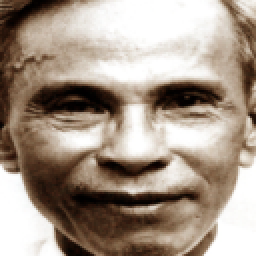
#> input picture face_data/10.png, 128 x 128 px (shown 2 times larger); its folder holds only this picture in this run
$ python face_recognition.py
#> lines starting #> are read from the running program, lines starting #| are printed output that depends on the picture
#> in main, img is the input picture: shape (128, 128, 3); mean B, G, R 136.5, 150, 165.1
### hog_extraction.py
import os
import cv2
# import sys
import numpy as np
import matplotlib.pyplot as plt


def calculateGradient(I):

    Dx = np.array([[-1, 0, 1]])
    Dy = np.array([[1, 0, -1]]).T

    # Đạo hàm theo hướng x
    Ix = np.zeros(I.shape)
    Ix[:, 1:-1] = -I[:, :-2] + I[:, 2:]
    Ix[:, 0] = -I[:, 0] + I[:, 1]
    Ix[:, -1] = -I[:, -2] + I[:, -1]

    # Đạo hàm theo hướng y
    Iy = np.zeros(I.shape)
    Iy[1:-1, :] = I[:-2, :] - I[2:, :]
    Iy[0, :] = I[0, :] - I[1, :]
    Iy[-1, :] = I[-2, :] - I[-1, :]

    return Ix, Iy


def magnitude_orientation(Ix, Iy):
    magnitude = np.sqrt(Ix**2 + Iy**2)
    orientation = np.arctan(Ix, Iy) * 180

    return magnitude, orientation


def normalizationBlock(feature_list):
    cnt = 0
    hog_feature = []
    cnt = 0
    for i in range(0, len(feature_list)-17):
        if (i+1) % 16 == 0:
            continue
        block_feature_1 = np.append(feature_list[i], feature_list[i+1])
        block_feature_2 = np.append(feature_list[i+16], feature_list[i+17])
        block_feature = np.append(block_feature_1, block_feature_2)

        # Chuẩn hóa theo chuẩn norm 2
        k = 0.0

        for j in range(0, len(block_feature)):
            k += (block_feature[j]**2)

        norm2 = np.sqrt(k)
        for j in range(0, len(block_feature)):
            block_feature[j] = block_feature[j]/norm2

        hog_feature += list(block_feature)

    hog_feature = np.array(hog_feature)

    return hog_feature


def calculateValueInBins(m, o, bins):
    # Dặt x là giá trị hướng
    # m là độ lớn
    x = o
    if x >= 180:
        x = x % 180
    if (x > 160 and x < 180):
        bins[0] += ((x - 160)/20) * m
        bin[int(160/20)] += ((180-x)/20) * m
    elif x % 20 == 0:
        bins[int(x/20)] += m
    else:
        # Tìm 2 bins có nhãn gần nhất với x và
        # chia giá trị độ lớn cho 2 bins đó
        for x1 in range(0, 160, 20):
            if x < x1:
                bins[int((x1-20)/20)] += ((x1-x)/20) * m
                bins[int(x1/20)] += ((x - (x1 - 20))/20) * m
                break


def createBins(magnitude, orientation):
    bins = np.array([0.0, 0.0, 0.0, 0.0, 0.0, 0.0, 0.0, 0.0, 0.0])
    for i in range(0, 8):
        for j in range(0, 8):
            calculateValueInBins(magnitude[i][j], orientation[i][j], bins)
    return bins


# [22 lines left out: functions drawHistogram, preprocessImage, not called in this run]


def hog_feature(I):
    feature_list = []
    h, w = I.shape
    cnt = 0
    for i in range(8, h+1, 8):
        for j in range(8, w+1, 8):
            cell = I[i-8:i, j-8:j]
            Ix, Iy = calculateGradient(cell)
            magnitude, orientation = magnitude_orientation(Ix, Iy)

            bins = createBins(magnitude, orientation)
            feature_list.append(bins)
    hog_feature = normalizationBlock(feature_list)
    return hog_feature


def extract_hog_feature(img):
    # Chuyển đổi ảnh về mức xám
    gray = cv2.cvtColor(img, cv2.COLOR_RGB2GRAY)
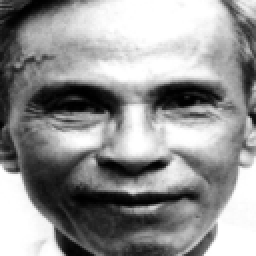
#> gray: shape (128, 128) (shown 2 times larger); min 0, max 255, mean 147.7

    # Trích xuất đặc trưng vùng trán
    I = gray[0:32, 0:128]
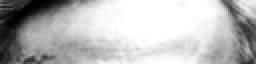
#> I: shape (32, 128) (shown 2 times larger); min 0, max 255, mean 184.7
    hog_feature_tran = hog_feature(I)
#> the loop in normalizationBlock, `for i in range(0, len(feature_list)-17):` made 47 passes

    # Trích xuất đậc trưng vùng mắt
    I = gray[32:64, 0:128]
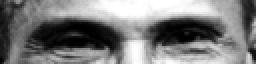
#> I: shape (32, 128) (shown 2 times larger); min 0, max 255, mean 124.3
    hog_feature_mat = hog_feature(I)
#> the loop in normalizationBlock (call 2), `for i in range(0, len(feature_list)-17):` made 47 passes
    print(hog_feature_mat)
#> (printed output is left out)

    # Trích xuất đặc trưng vùng mũi
    I = gray[64:88, 0:128]
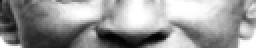
#> I: shape (24, 128) (shown 2 times larger); min 1, max 255, mean 151.6
    hog_feature_mui = hog_feature(I)

    # Trích xuất đặc trưng vùng miệng
    I = gray[88:128, 0:128]
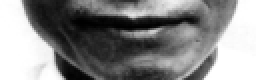
#> I: shape (40, 128) (shown 2 times larger); min 0, max 255, mean 134.5
    hog_feature_mieng = hog_feature(I)

    return hog_feature_tran, hog_feature_mat, hog_feature_mui, hog_feature_mieng

### face_recognition.py
import os
import cv2
from hog_extraction import extract_hog_feature
import csv


def main():
    root = "face_data"
    with open("hog_feature.csv", 'w', encoding='UTF8', newline='') as f:
        # Duyệt toàn bộ các file data mẫu
        for file in os.listdir(root):
            img = cv2.imread(os.path.join(root, file))

            # Lấy ra feature cho từng phân vùng: trán, mắt, mũi, miệng
            hog_feature_tran, hog_feature_mat, hog_feature_mui, hog_feature_mieng = extract_hog_feature(
                img)

            # Ghi vào file csv
            #  Write to .csv file
            filepath = [os.path.join(root, file)]

            writer = csv.writer(f)
            writer.writerow(filepath)
            writer.writerow(hog_feature_tran)
            writer.writerow(hog_feature_mat)
            writer.writerow(hog_feature_mui)
            writer.writerow(hog_feature_mieng)


if __name__ == "__main__":
    main()

$ run again, on face_data/2.png
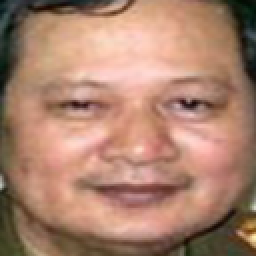
#> input picture face_data/2.png, 128 x 128 px (shown 2 times larger)
#> in main, img is the input picture: shape (128, 128, 3); mean B, G, R 109.5, 129.8, 170.5
#> in extract_hog_feature, `gray = cv2.cvtColor(img, cv2.COLOR_RGB2GRAY)`:
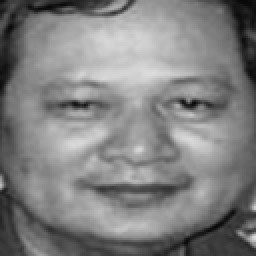
#> gray: shape (128, 128) (shown 2 times larger); min 6, max 220, mean 128.4
#> the loop in normalizationBlock, `for i in range(0, len(feature_list)-17):` made 47 passes
#> the loop in normalizationBlock (call 2), `for i in range(0, len(feature_list)-17):` made 47 passes
#> (printed output is left out)
#> in extract_hog_feature, `I = gray[88:128, 0:128]`:
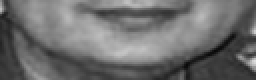
#> I: shape (40, 128) (shown 2 times larger); min 8, max 220, mean 109.2

$ run again, on face_data/20.png
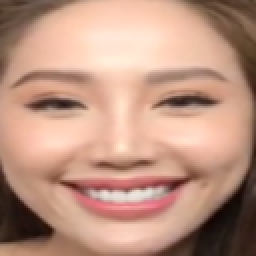
#> input picture face_data/20.png, 128 x 128 px (shown 2 times larger)
#> in main, img is the input picture: shape (128, 128, 3); mean B, G, R 129.2, 148.1, 189.5
#> in extract_hog_feature, `gray = cv2.cvtColor(img, cv2.COLOR_RGB2GRAY)`:
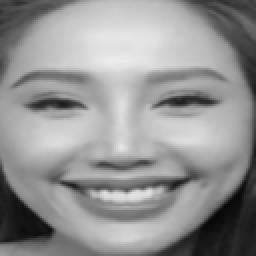
#> gray: shape (128, 128) (shown 2 times larger); min 6, max 236, mean 147.2
#> the loop in normalizationBlock, `for i in range(0, len(feature_list)-17):` made 47 passes
#> the loop in normalizationBlock (call 2), `for i in range(0, len(feature_list)-17):` made 47 passes
#> (printed output is left out)
#> in extract_hog_feature, `I = gray[88:128, 0:128]`:
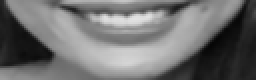
#> I: shape (40, 128) (shown 2 times larger); min 6, max 227, mean 112.4

$ run again, on face_data/25.png
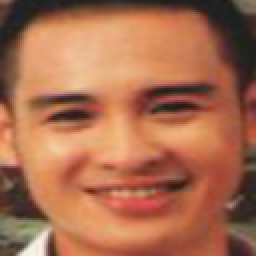
#> input picture face_data/25.png, 128 x 128 px (shown 2 times larger)
#> in main, img is the input picture: shape (128, 128, 3); mean B, G, R 79.1, 108.6, 169.4
#> in extract_hog_feature, `gray = cv2.cvtColor(img, cv2.COLOR_RGB2GRAY)`:
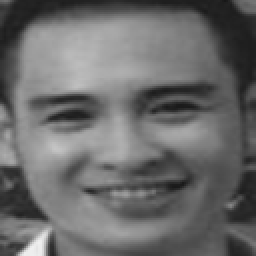
#> gray: shape (128, 128) (shown 2 times larger); min 23, max 240, mean 106.7
#> the loop in normalizationBlock, `for i in range(0, len(feature_list)-17):` made 47 passes
#> the loop in normalizationBlock (call 2), `for i in range(0, len(feature_list)-17):` made 47 passes
#> (printed output is left out)
#> in extract_hog_feature, `I = gray[88:128, 0:128]`:
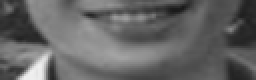
#> I: shape (40, 128) (shown 2 times larger); min 25, max 240, mean 100.2
